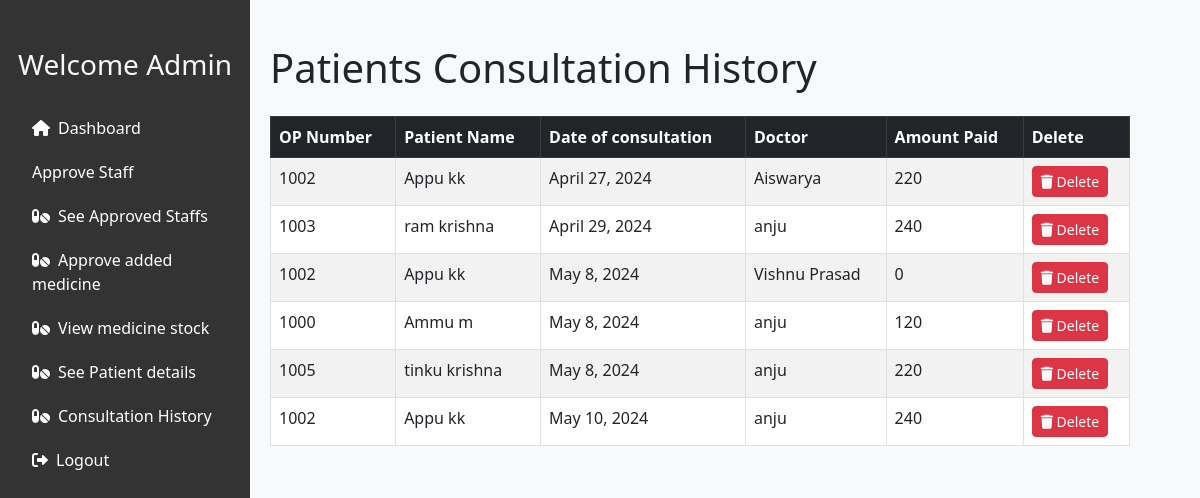
Page /patient_records/ (signed in) on the committed database.
### receptionist/models.py (models this page shows, shortened)
class Consultation_details(models.Model):
    op_number = models.BigIntegerField(unique=False)
    patient_name = models.CharField(max_length=100)
    date=models.DateField()
    doctor=models.CharField(max_length=100)
    symptoms=models.TextField(null=True)
    Diagnosis=models.TextField(null=True)
    prescription=models.TextField(null=True)
    is_consulted=models.BooleanField(default=False)
    bill_amount=models.BigIntegerField(blank=True, null=True)

### Coordinator/views.py (the view)
# urls.py: path('patient_records/',  coordinator_views.patient_records,name='patient_records'),
@login_required
def patient_records(request):
    pt=Consultation_details.objects.all()
    return render(request, 'patient_records.html', {'patients': pt})

### Coordinator/templates/patient_records.html (shortened to what this page needs)
<!DOCTYPE html>
<html lang="en">
<head>
  <link href="https://cdn.jsdelivr.net/npm/bootstrap@5.3.0-alpha1/dist/css/bootstrap.min.css" rel="stylesheet">
  <link href="https://cdnjs.cloudflare.com/ajax/libs/font-awesome/6.0.0-beta3/css/all.min.css" rel="stylesheet">
</head>
<body>
<div class="container-fluid">
  <div class="row">
    <div class="col-md-3 sidebar">
      <h3 class="text-center text-light mb-4">Welcome Admin </h3>
      <ul class="nav flex-column">
        <li class="nav-item">
          <a class="nav-link sidebar-link" href="{% url 'admin_home' %}"><i class="fas fa-home me-2"></i>Dashboard</a>
        </li>
        <li class="nav-item">
          <a class="nav-link sidebar-link" href="{% url 'approve_reject' %}" i class="fas fa-user-check me-2"></i>Approve Staff</a>
        </li>
        <li class="nav-item">
          <a class="nav-link sidebar-link" href="{% url 'admin_staffview' %}"><i class="fas fa-pills me-2"></i>See Approved Staffs</a>
        </li>
        <li class="nav-item">
          <a class="nav-link sidebar-link" href="{% url 'approveorreject' %}"><i class="fas fa-pills me-2"></i>Approve added medicine</a>
        </li>
        <li class="nav-item">
          <a class="nav-link sidebar-link" href="{% url 'admin_medicineview' %}"><i class="fas fa-pills me-2"></i>View medicine stock</a>
        </li>
        <li class="nav-item">
          <a class="nav-link sidebar-link" href="{% url 'patient_data' %}"><i class="fas fa-pills me-2"></i>See Patient details</a>
        </li>
        <li class="nav-item">
          <a class="nav-link sidebar-link" href="{% url 'patient_records' %}"><i class="fas fa-pills me-2"></i>Consultation History</a>
        </li>
        <li class="nav-item">
          <a class="nav-link sidebar-link" href="/lgo"><i class="fas fa-sign-out-alt me-2"></i>Logout</a>
        </li>
      </ul>
    </div>
    <div class="col-md-9 main-content">
        <h1 class="mt-4 mb-4" <center>Patients Consultation History</center></h1>
        <div class="table-responsive">
          <table class="table table-striped table-bordered">
            <thead class="table-dark">
                <tr>
                    <th>OP Number</th>
                    <th>Patient Name</th>
                    <th>Date of consultation</th>
                    <th>Doctor</th>
                    <th>Amount Paid</th>
                    <th>Delete</th>
                </tr>
            </thead>
            <tbody>
                {% for patient in patients %}
                <tr>
                    <td>{{ patient.op_number }}</td>
                    <td>{{ patient.patient_name }}</td>
                    <td>{{ patient.date }}</td>
                    <td>{{ patient.doctor }}</td>
                    <td>{{ patient.bill_amount }}</td>
                    <td><a href="{% url 'ptconsultdel' op_number=patient.op_number date=patient.date %}" class="btn btn-danger btn-sm"><i class="fas fa-trash"></i> Delete</a></td>
                </tr>
                {% endfor %}
            </tbody>
          </table>
        </div>
    </div>
  </div>
</div>
</body>
</html>

### Coordinator/templates/patient_records.html (style rules this page uses)
body { background-color: #f8f9fa; }
.sidebar { position: fixed; top: 0; left: 0; height: 100%; width: 250px; background-color: #333; padding-top: 3rem; }
.main-content { margin-left: 250px; padding: 20px; }
.sidebar-link { color: #fff; padding: 10px 20px; display: block; text-decoration: none; }

### rows in the picture
Consultation_details: op_number "1002", patient_name "Appu kk", date "April 27, 2024", doctor "Aiswarya", bill_amount "220"
Consultation_details: op_number "1003", patient_name "ram krishna", date "April 29, 2024", doctor "anju", bill_amount "240"
Consultation_details: op_number "1002", patient_name "Appu kk", date "May 8, 2024", doctor "Vishnu Prasad", bill_amount "0"
Consultation_details: op_number "1000", patient_name "Ammu m", date "May 8, 2024", doctor "anju", bill_amount "120"
Consultation_details: op_number "1005", patient_name "tinku krishna", date "May 8, 2024", doctor "anju", bill_amount "220"
Consultation_details: op_number "1002", patient_name "Appu kk", date "May 10, 2024", doctor "anju", bill_amount "240"
